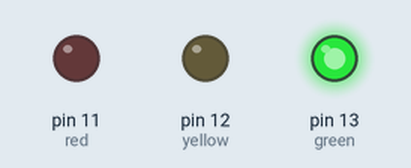
Recording of a sketch running on a simulated Arduino Uno, built with avr-gcc and run on an emulated ATmega328P. On the bench: output pins drawn as LEDs (lit = HIGH).

Above: at 0.5 s.
At 2.5 s:
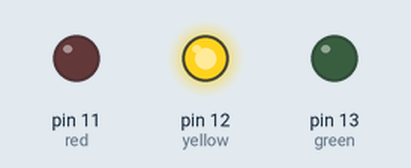
At 4.5 s:
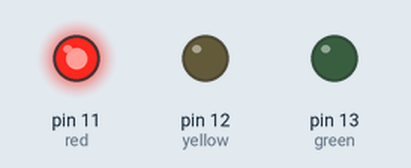
At 5.5 s:
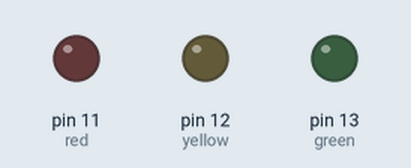
Timing chart, 0 to 7.8 s (numbered marks = the images above):
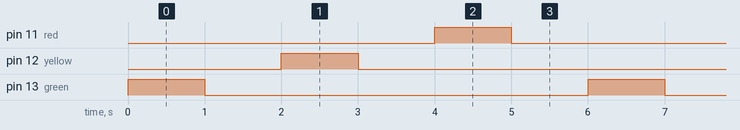

The sketch:

Sequential_LED_Blinker.ino
```cpp
int green = 13 ;
int yellow = 12 ;
int red = 11 ;

void setup() {
  pinMode(green, OUTPUT);
  pinMode(yellow, OUTPUT);
  pinMode(red, OUTPUT);


}

void loop() {

  for(int i = 13; i>=11; i--){
    digitalWrite(i,HIGH);
    delay(1000);
    digitalWrite(i,LOW);
    delay(1000);
  }


}
```

Measured:
- by itself, pin 11 (red), pin 12 (yellow), pin 13 (green): alternates HIGH for 1.0 s and LOW for 5.0 s
- by itself, everything shown: repeats every 6.0 s, in 6 steps
